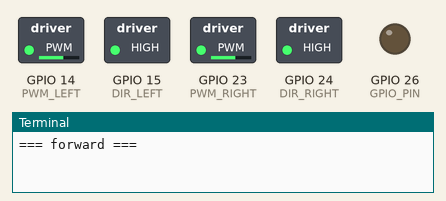
This program was run on a simulated Raspberry Pi (BCM pin numbers). Shown: switched loads named in the program (green lamp = pin HIGH), output pins drawn as LEDs (lit = HIGH), the last lines printed to the terminal. At 9.0 s the program stops and its outputs stay as they are.

Above: at 0.1 s.
At 3.1 s:
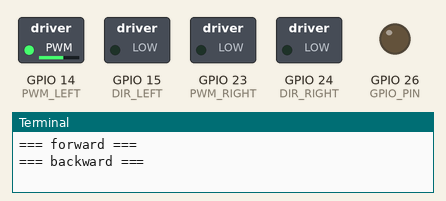
At 5.1 s:
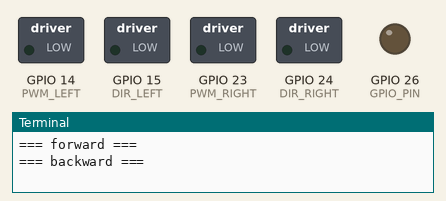
At 9.1 s:
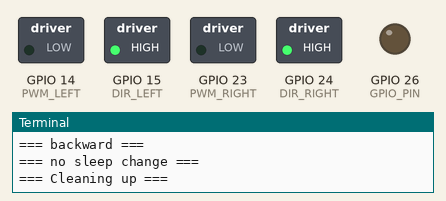
Timing chart, 0 to 10.5 s (numbered marks = the images above):
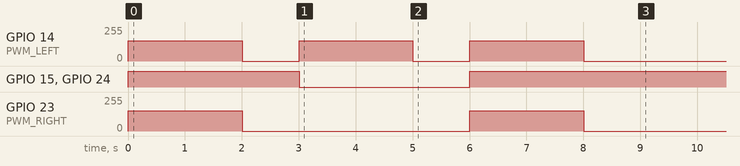

Measured:
- by itself, GPIO 14 (PWM_LEFT): alternates 153/255 for 2.0 s and 0/255 for 1.0 s
- by itself, GPIO 15 (DIR_LEFT), GPIO 24 (DIR_RIGHT): LOW → HIGH at 0.00 s, → LOW 3.0 s later, → HIGH 3.0 s later
- by itself, GPIO 23 (PWM_RIGHT): alternates 153/255 for 2.0 s and 0/255 for 4.0 s

The program:

direction_test.py
```python
import time
from Control.motor import *
from Control.steering import *

def main():
    try:
        # === Init ===
        max_speed = 90
        base_speed = 60     # base motor speed (0-100)
        min_speed = 30      # minimum motor speed when turning
        motor = Motor(base_speed, min_speed)
        steering = SteeringController()

        max_angle = steering.max_steering_angle_deg

        print("=== forward ===")
        motor.forward(60)
        time.sleep(2)
        motor.stop()
        time.sleep(1)

        print("=== backward ===")
        motor.reverse(60)
        time.sleep(2)
        motor.stop()
        time.sleep(1)

        print("=== no sleep change ===")
        motor.forward(60)
        motor.reverse(60)
        motor.forward(60)
        time.sleep(2)
        motor.stop()
        time.sleep(1)


    finally:
        print("=== Cleaning up ===")
        motor.cleanup()
        steering.cleanup()

if __name__ == "__main__":
    main()
```

motor.py
```python
import RPi.GPIO as GPIO

# Pin defns
# PWM1: speed control left motor
# DIR1: direction control left motor
# change these pins on rpi later if need be
# PWM2: speed control right motor
# DIR2: direction control right motor

PWM_LEFT = 14
DIR_LEFT = 15
PWM_RIGHT = 23
DIR_RIGHT = 24

class Motor:
    def __init__(self, base_speed, min_speed):
        """
        Initialize motor controller
        Args:
            base_speed (int): Default speed (0-100)
            min_speed (int): Minimum speed when turning (0-100)
        """
        # Store speed parameters
        self.base_speed = base_speed
        self.min_speed = min_speed

        GPIO.setmode(GPIO.BCM)
        GPIO.setup([PWM_LEFT, DIR_LEFT, PWM_RIGHT, DIR_RIGHT], GPIO.OUT)

        self.left_pwm = GPIO.PWM(PWM_LEFT, 100)     # init pwm for left motor
        self.right_pwm = GPIO.PWM(PWM_RIGHT, 100)   # init pwm for right motor

        self.left_pwm.start(0)
        self.right_pwm.start(0)

        # Set initial direction forward
        GPIO.output(DIR_LEFT, GPIO.HIGH)
        GPIO.output(DIR_RIGHT, GPIO.HIGH)

    def move_scaled(self, steering_angle, max_steering_angle):
        """
        Adjust motor speed based on steering angle
        Args:
            steering_angle (float): Current steering angle
            max_steering_angle (float): Vehicle's max steering angle
        """
        # Reduce speed proportionally to steering angle
        factor = 1 - (abs(steering_angle) / max_steering_angle)
        speed = max(self.min_speed, self.base_speed * factor)
        self.forward(speed)

    def forward(self, speed):
        """
        Move forward at specified speed

        Args:
            speed (int): 0-100 percentage of max speed
        """
        speed = max(0, min(100, speed))  # clamp to valid range

        # set direction forward
        GPIO.output(DIR_LEFT,GPIO.HIGH)
        GPIO.output(DIR_RIGHT,GPIO.HIGH)

        # set PWM duty cycle
        self.left_pwm.ChangeDutyCycle(speed)
        self.right_pwm.ChangeDutyCycle(speed)

    # change the wheel directions in code if the polarity wiring is the other way

    def reverse(self, speed):
        """
        Move backward at specified speed

        Args:
            speed (int): 0-100 percentage of max speed
        """
        speed = max(0, min(100, speed))

        # Set direction reverse
        GPIO.output(DIR_LEFT, GPIO.LOW)
        GPIO.output(DIR_RIGHT, GPIO.LOW)

        self.left_pwm.ChangeDutyCycle(speed)

    def stop(self):
        self.left_pwm.ChangeDutyCycle(0)
        self.right_pwm.ChangeDutyCycle(0)

    def cleanup(self):
        self.stop()
        GPIO.cleanup
```

steering.py
```python
import math
import pigpio

# Constants
GPIO_PIN = 26               # GPIO pin connected to servo
WHEELBASE_MM = 220          # Distance between front and rear axles (mm)
TRACK_WIDTH_MM = 151        # Distance between left and right wheels (mm)

# Servo Parameters
SERVO_SPEED = 0.09          # 0.09sec/60° @ 7.4V
SERVO_TORQUE = 5.5          # 5.5Kgf.cm @ 7.4V

# Servo Parameters
SERVO_MAX_ANGLE = 45              # ±45° safe mechanical range
PULSE_CENTER_US = 1520            # Center pulse width (µs)
PULSE_RANGE_US = 450              # Half sweep = ±450 µs for ±45°
PULSE_MIN_US = PULSE_CENTER_US - PULSE_RANGE_US  # 1070 µs
PULSE_MAX_US = PULSE_CENTER_US + PULSE_RANGE_US  # 1970 µs

class SteeringController:
    def __init__(self):
        # self.L = WHEELBASE_MM
        # self.w = TRACK_WIDTH_MM
        # # Max steering angle from Ackermann geometry (inner wheel turn)
        # R_outer = 500 # mm
        # R_inner = R_outer - (self.w / 2)
        # self.max_steering_angle_deg = math.degrees(math.atan(self.L / R_inner))  # ~27.6°

        self.max_steering_angle_deg = SERVO_MAX_ANGLE
        self.pulse_center = PULSE_CENTER_US
        self.pulse_range = PULSE_RANGE_US
        self.pulse_min = PULSE_MIN_US
        self.pulse_max = PULSE_MAX_US

        # Initialize pigpio for hardware PWM
        self.pi = pigpio.pi()
        if not self.pi.connected:
            raise RuntimeError("Failed to connect to pigpio daemon")
        self.pi.set_mode(GPIO_PIN, pigpio.OUTPUT)

    def angle_to_pwm(self, angle_deg):
        """
        Convert a steering angle to PWM pulse width (µs), clamped to safe limits.
        """
        # Clamp angle to physical limits
        angle_deg = max(-self.max_steering_angle_deg,
                        min(self.max_steering_angle_deg, angle_deg))

        pulse = self.pulse_center + (angle_deg / self.max_steering_angle_deg) * self.pulse_range
        # ensure pulse stays with servo's acceptable range
        return int(max(self.pulse_min, min(self.pulse_max, pulse)))

    def set_steering_angle(self, angle_deg):
        """
        Set the steering angle using Ackermann-corrected servo position
        Args:
            angle_deg (float): Desired steering angle in degrees
        """
        pulse_width = self.angle_to_pwm(angle_deg)
        self.pi.set_servo_pulsewidth(GPIO_PIN, pulse_width)

    def cleanup(self):
        self.pi.set_servo_pulsewidth(GPIO_PIN, 0)
        self.pi.stop()
```
